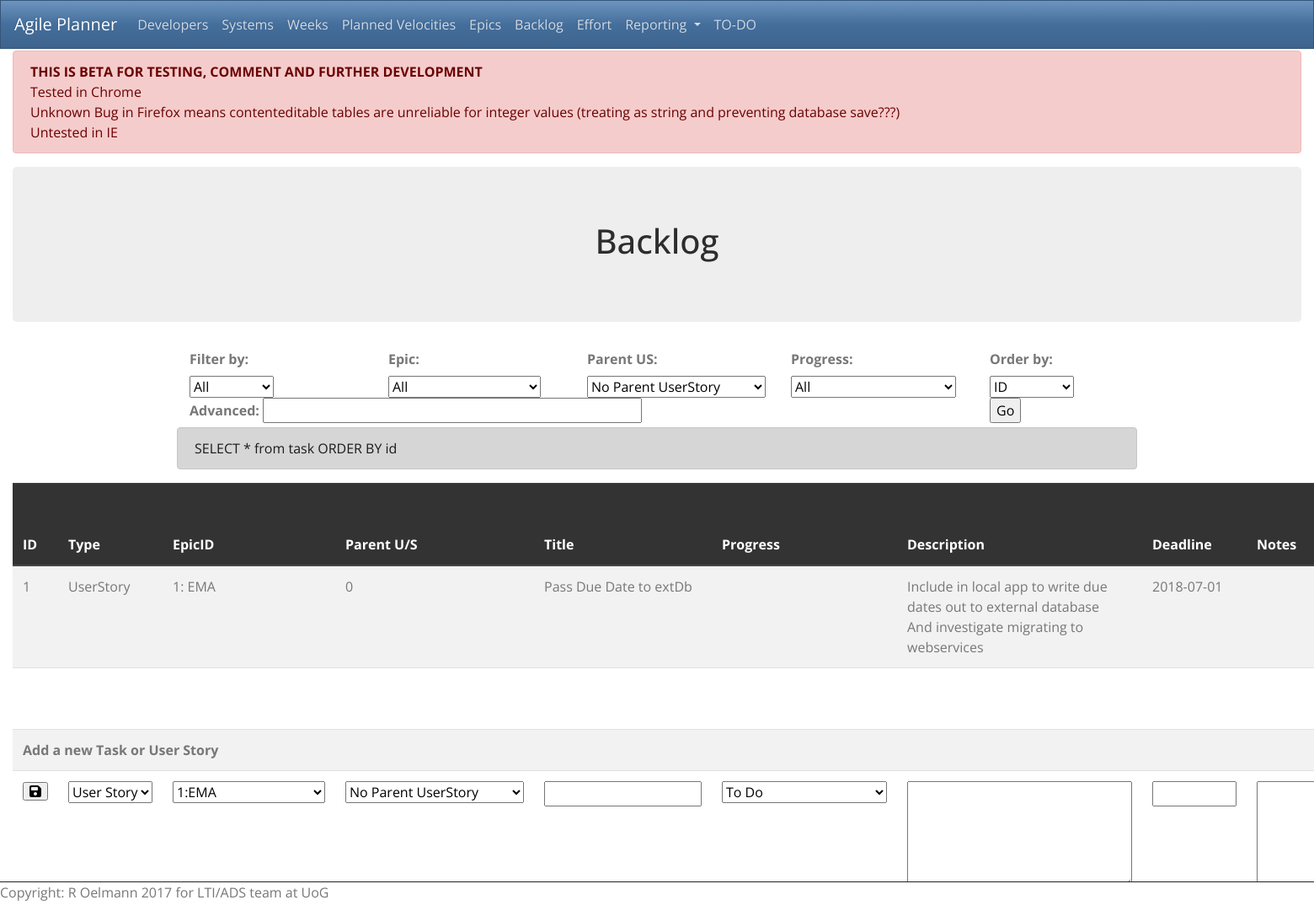
The page /backlog.php on the database its author committed.
### tables this page shows
CREATE TABLE `task` (
  `id` int(11) NOT NULL AUTO_INCREMENT,
  `type` enum('UserStory','Task','SubTask') DEFAULT NULL,
  `epicid` int(11) DEFAULT NULL,
  `title` varchar(45) DEFAULT NULL,
  `completion` enum('ToDo','InDev','InDevTest','InUserTest','Released') DEFAULT NULL,
  `description` longtext,
  `deadline` date DEFAULT NULL,
  `parent` int(11) DEFAULT NULL,
  `notes` longtext,
  `MoSCoW` int(11) DEFAULT NULL,
  `Releasability` int(11) DEFAULT NULL,
  `Risk` int(11) DEFAULT NULL,
  `DependenciesUpstream` int(11) DEFAULT NULL,
  `DependenciesDownstream` int(11) DEFAULT NULL,
  `businessvalue` int(11) DEFAULT NULL,
  PRIMARY KEY (`id`)
);

CREATE TABLE `epic` (
  `id` int(11) NOT NULL AUTO_INCREMENT,
  `systemid` int(11) DEFAULT NULL,
  `title` varchar(45) DEFAULT NULL,
  `description` longtext,
  `deadline` date DEFAULT NULL,
  `notes` longtext,
  `icon` varchar(45) DEFAULT NULL,
  PRIMARY KEY (`id`)
);

### dbcontroller.php (called while the page is built, shortened)
<?php
class DBController {
    private $host = "localhost";
    private $user = "root";
    private $password = "R0e!m4nn";
    private $database = "agileplan";
    public $conn;
    function __construct() {
        $this->conn = $this->connectDB();
    }
    function connectDB() {
        $conn = mysqli_connect($this->host,$this->user,$this->password,$this->database);
        return $conn;
    }
    function runQuery($query) {
        $result = mysqli_query($this->conn,$query);
        while($row=mysqli_fetch_assoc($result)) {
            $resultset[] = $row;
        }
        if(!empty($resultset))
            return $resultset;
    }
}
?>

### backlog.php (the view, shortened to what this page needs)
<?php
include('includes/head.php');
echo '<div class="page-wrapper container-fluid page-backlog">';
include('includes/navbar.php');
require_once("dbcontroller.php");
$table = 'task';
$db_handle = new DBController();
$sql2 = "SELECT * from system";
$systems = $db_handle->runQuery($sql2);
$sql3 = "SELECT * from epic";
$epics = $db_handle->runQuery($sql3);
$sql4 = "SELECT * from " . $table . " WHERE type='UserStory'";
$userstories = $db_handle->runQuery($sql4);
?>
<header class="pageheader jumbotron text-center">
    <h1 class="display-5">Backlog</h1>
</header>
    <div class="filtercontrols container">
        <form action="" method="post">
            <div class="row">
                <div class="filterby col">
                    <label><strong>Filter by: </strong></label>
                    <br>
                    <select name="filterby">
                        <option value="all">All</option>
                    </select>
                </div>
                <div class="filterbyepic col">
                    <label><strong>Epic:</strong></label>
                    <br>
                        <select name="epicid">
                        <option value="all">All</option>
                        </select>
                </div>
                <div class="filterbyparent col">
                    <label><strong>Parent US:</strong></label>
                    <br>
                        <select name="parent">
                            <option value=0>No Parent UserStory</option>
                        </select>
                </div>
                <div class="filterbyprogress col">
                    <label><strong>Progress:</strong></label>
                    <br>
                        <select name="completion">
                            <option value="all">All</option>
                        </select>
                </div>
                <div class="orderby col-2">
                    <label><strong>Order by: </strong></label>
                    <br>
                    <select name="orderby">
                        <option value="id">ID</option>
                    </select>
                </div>
            </div>
            <div class="row">
                <div class="filteradv col-10">
                    <label><strong>Advanced: </strong></label>
                    <input type="text" name="advancedfilter">
                </div>
                <div class="submitbutton col-1">
                    <input type="submit" value="Go">
                </div>
            </div>
        </form>
        <?php
        if (isset($_POST['advancedfilter']) && $_POST['advancedfilter'] !== '') {
            $condition = $_POST['advancedfilter'];
        } else {
            if (isset($_POST['filterby'])) {
                if ($_POST['filterby'] == 'none') {
                    $filterby = "  ";
                } elseif ($_POST['filterby'] == 'epicid') {
                    $filterby = " WHERE epicid=".$_POST['epicid'];
                } elseif ($_POST['filterby'] == 'parent') {
                    $filterby = " WHERE parent=".$_POST['parent'];
                } elseif ($_POST['filterby'] == 'progress') {
                    if ($_POST['progress'] == 'all') {
                        $filterby = "";
                    } elseif ($_POST['progress'] == 'inprogress') {
                        $filterby = " WHERE progress='ToDo' OR progress='InDev' OR progress='InDevTest'";
                    } elseif ($_POST['progress'] == 'completed') {
                        $filterby = " WHERE progress='Released' OR progress='InUserTest'";
                    } else {
                        $filterby = " WHERE progress='".$_POST['progress']."'";
                    }
                } else {
                    $filterby = "";
                }
            } else {
                $filterby = "";
            }
            if (isset($_POST['orderby'])) {
                $orderby = $_POST['orderby'];
            } else {
                $orderby = 'id';
            }
            $condition = $filterby . " ORDER BY " . $orderby;
        }
        $sql = "SELECT * from " . $table . " " . $condition;
        echo '<div class="row alert alert-dark">'.$sql.'</div>';
        $backlog = $db_handle->runQuery($sql);
        ?>
    </div>
    <div class="main-content">
        <table class="table table-striped">
            <thead class="thead-dark">
                <tr>
                    <th class="table-header" width="4em">ID</th>
                    <th class="table-header" width="5em">Type</th>
                    <th class="table-header" width="25em">EpicID</th>
                    <th class="table-header" width="5em">Parent U/S</th>
                    <th class="table-header">Title</th>
                    <th class="table-header">Progress</th>
                    <th class="table-header">Description</th>
                    <th class="table-header">Deadline</th>
                    <th class="table-header">Notes</th>
                </tr>
            </thead>
            <tbody>
                <?php
                if (count($backlog) > 0) {
                    foreach($backlog as $k=>$v) {
                        $backlog[$k]["businessvalue"] = $backlog[$k]["MoSCoW"]+$backlog[$k]["Releasability"]+$backlog[$k]["Risk"]+$backlog[$k]["DependenciesDownstream"]-$backlog[$k]["DependenciesUpstream"];
                    }
                    foreach($backlog as $k=>$v) {
                        $sql = "SELECT title FROM epic WHERE id = ".$backlog[$k]["epicid"];
                        $epic = $db_handle->runQuery($sql);
                        foreach ($epic as $e) {
                            $epictitle=$e['title'];
                        }
                        ?>
                        <tr class="table-row" width="100%">
                            <td contenteditable="false">
                                <?php echo $backlog[$k]["id"]; ?>
                            </td>
                            <td contenteditable="true" onBlur="saveToDatabase(this, '<?php echo $table; ?>', 'type','<?php echo $backlog[$k]["id"]; ?>')" onClick="showEdit(this);">
                                <?php echo $backlog[$k]["type"]; ?>
                            </td>
                            <td contenteditable="true" onBlur="saveToDatabase(this, '<?php echo $table; ?>', 'epicid','<?php echo $backlog[$k]["id"]; ?>')" onClick="showEdit(this);">
                                <?php echo $backlog[$k]["epicid"].': '.$epictitle; ?>
                            </td>
                            <td contenteditable="true" onBlur="saveToDatabase(this, '<?php echo $table; ?>', 'parent','<?php echo $backlog[$k]["id"]; ?>')" onClick="showEdit(this);">
                                <?php echo $backlog[$k]["parent"]; ?>
                            </td>
                            <td contenteditable="true" onBlur="saveToDatabase(this, '<?php echo $table; ?>','title','<?php echo $backlog[$k]["id"]; ?>')" onClick="showEdit(this);">
                                <?php echo $backlog[$k]["title"]; ?>
                            </td>
                            <td contenteditable="true" onBlur="saveToDatabase(this, '<?php echo $table; ?>','completion','<?php echo $backlog[$k]["id"]; ?>')" onClick="showEdit(this);">
                            </td>
                            <td class="maxwidth100" contenteditable="true" onBlur="saveToDatabase(this, '<?php echo $table; ?>','description','<?php echo $backlog[$k]["id"]; ?>')" onClick="showEdit(this);">
                                <?php echo $backlog[$k]["description"]; ?>
                            </td>
                            <td contenteditable="true" onBlur="saveToDatabase(this, '<?php echo $table; ?>','deadline','<?php echo $backlog[$k]["id"]; ?>')" onClick="showEdit(this);">
                                <?php echo $backlog[$k]["deadline"]; ?>
                            </td>
                            <td class="maxwidth32" contenteditable="true" onBlur="saveToDatabase(this, '<?php echo $table; ?>','notes','<?php echo $backlog[$k]["id"]; ?>')" onClick="showEdit(this);">
                            </td>
                        </tr>
                    <?php
                    }
                    ?>
                    <tr>
                        <td colspan=15>
                            <br><br>
                        </td>
                    </tr>
                <?php
                }
                ?>
                <tr>
                    <th colspan=15>Add a new Task or User Story</th>
                </tr>
                <form action="newtask.php?t=task" method="post">
                    <tr class="table-row">
                        <td>
                            <input type="submit" name="submit" value="&#xf0c7;" class="fa">
                        </td>
                        <td>
                            <select name="type">
                                <option value="UserStory">User Story</option>
                            </select>
                        </td>
                        <td>
                            <select name="epicid">
                            <?php foreach ($epics as $e) { ?>
                                <option value="<?php echo $e['id'];?>"> <?php echo $e['id'].':'.$e['title'];?> </option>
                            <?php } ?>
                            </select>
                        </td>
                        <td>
                            <select name="parent">
                                <option value=0>No Parent UserStory</option>
                            </select>
                        </td>
                        <td>
                            <input type="text" name="title" value="" />
                        </td>
                        <td>
                            <select name="completion">
                                <option value="ToDo">To Do</option>
                            </select>
                        </td>
                        <td>
                            <textarea name="description" rows="5" cols="30"> </textarea>
                        </td>
                        <td>
                            <input type="text" name="deadline" value="" class="maxwidth100"/>
                        </td>
                        <td>
                            <textarea name="notes" rows="5" cols="20"> </textarea>
                        </td>
                    </tr>
                </form>
            </tbody>
        </table>
    </div>
<?php
include('includes/foot.php');
?>

### styles/styles.css (style rules this page uses)
.page-backlog .filteradv input { width:450px; }
.page-backlog .maxwidth32 { width: 32px; }
.page-backlog .table-row .maxwidth100 { max-width:100px; }

### rows shown on the page
task: id "1", type "UserStory", epicid "1", epicid.title "EMA", parent "0", title "Pass Due Date to extDb", description "Include in local app to write due dates out to external database And investigate migrating to webservices", deadline "2018-07-01"

### other values the page prints
$sql "SELECT * from task ORDER BY id"
form field epicid "1:EMA"
